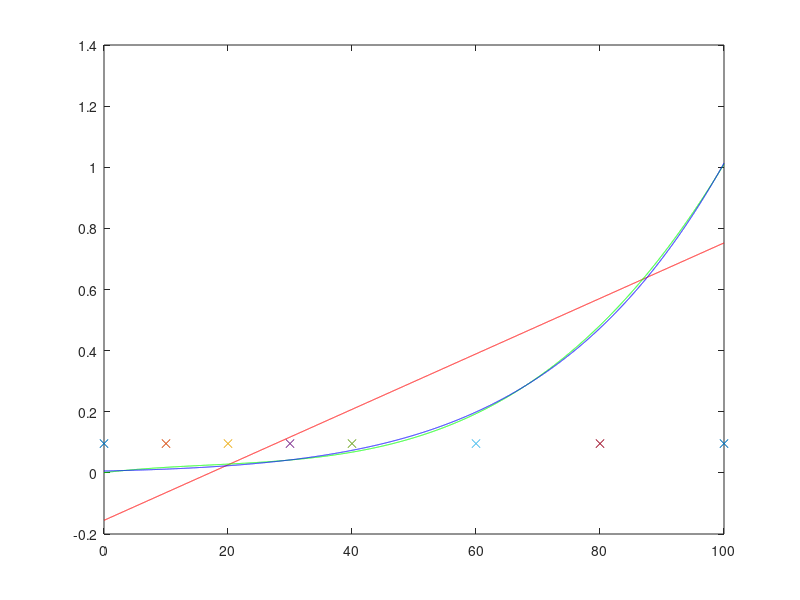

The MATLAB source for this figure:
# least squares approximation
# ex 3

t = [0, 10, 20, 30, 40, 60, 80, 100];
p = [0.0061, 0.0123, 0.0234, 0.0424, 0.0738, 0.1992, 0.4736, 1.0133];

# a. best liniar least squares polynomial and use it to approximate the pressure P at T = 45
p1 = polyfit(t, p, 1);
val1 = polyval(p1, 45)

# b. 2 different degrees of the polynomials
p2 = polyfit(t, p, 3); 
val2 = polyval(p2, 45)

p3 = polyfit(t, p, 6);
val3 = polyval(p3, 45)

# c. compute the errors P(45) = 0.095848
p = 0.095848;
err1 = abs(p - val1)
err2 = abs(p - val2)
err3 = abs(p - val3)

# d. plot the interpolation points, the 3 least squares approximants and the interpolation polynomial
range = [0 : 0.01 : 100];
plot(t, p, 'x');
hold on;
plot(range, polyval(p1, range), 'r-'); 
hold on;
plot(range, polyval(p2, range), 'g-');
hold on;
plot(range, polyval(p3, range), 'b-');
##hold on;

# interpolation polynomial does not work :(

##function w_i = compute_W_i(i, x)
##  n = length(x);
##  p = 1;
##  for j = 1:n
##    if i ~= j
##      p = p * (x(i) - x(j));
##    endif
##  end
##  w_i = 1 / p;
##endfunction
##
##function L = lagrange(x, y, xx)  
##  n = length(x);
##  N = length(xx);
##  
##  P = zeros(1, n);
##  L = zeros(1, N);
##  
##  for j = 1:N
##    s1 = 0;
##    s2 = 0;
##    for i = 1:n
##      P(i) = compute_W_i(i, x);
##      s1 = s1 + P(i) * y(i) / (xx(j) - x(i));
##      s2 = s2 + P(i) / (xx(j) - x(i));
##    endfor
##    
##  L(j) = s1 / s2;
##  end
##endfunction
##
##x = linspace(0, 10, 100);
##res = lagrange(x, f(x), t);
##plot(t, res, 'o');
